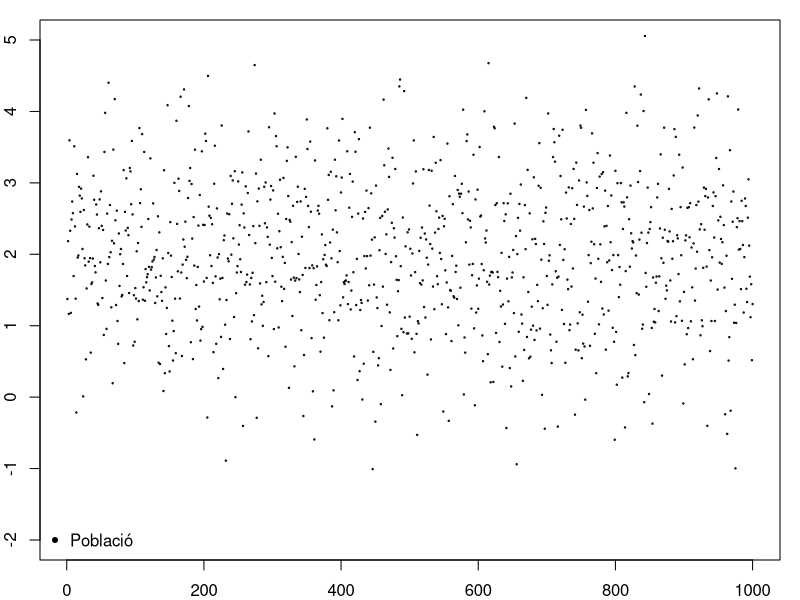
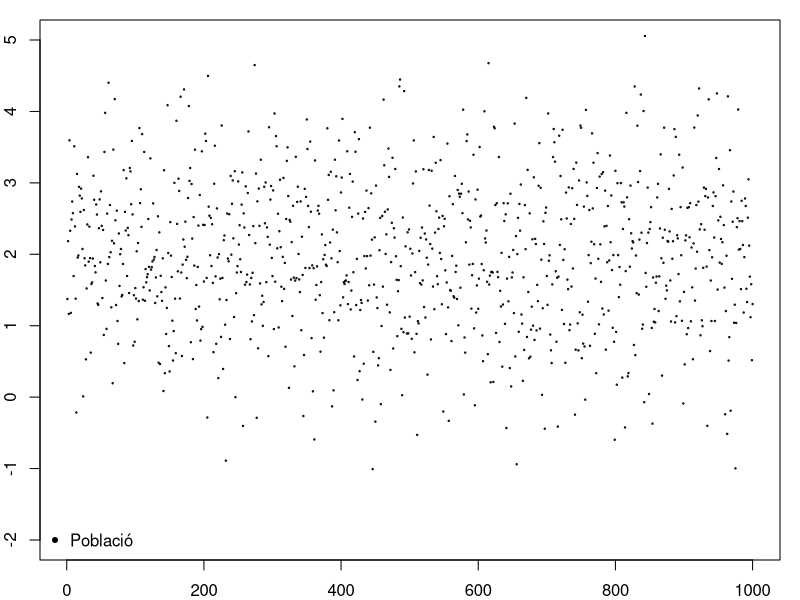
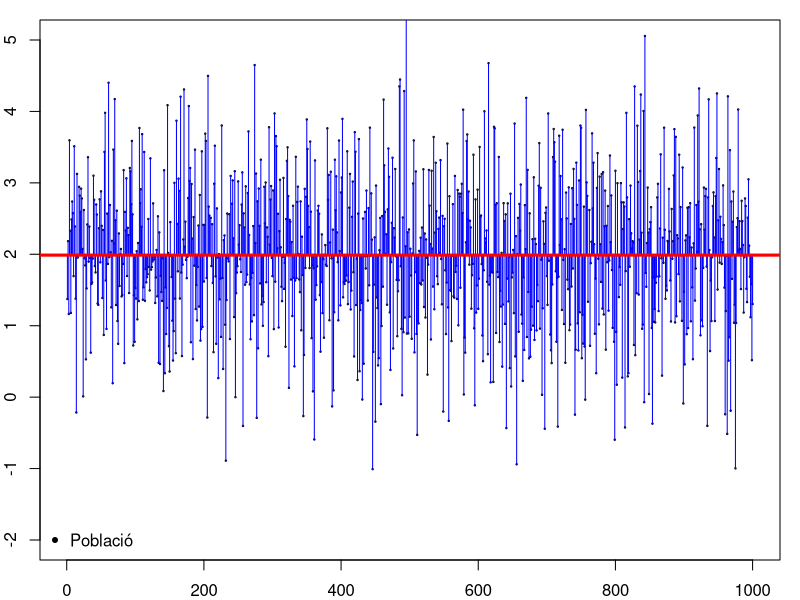
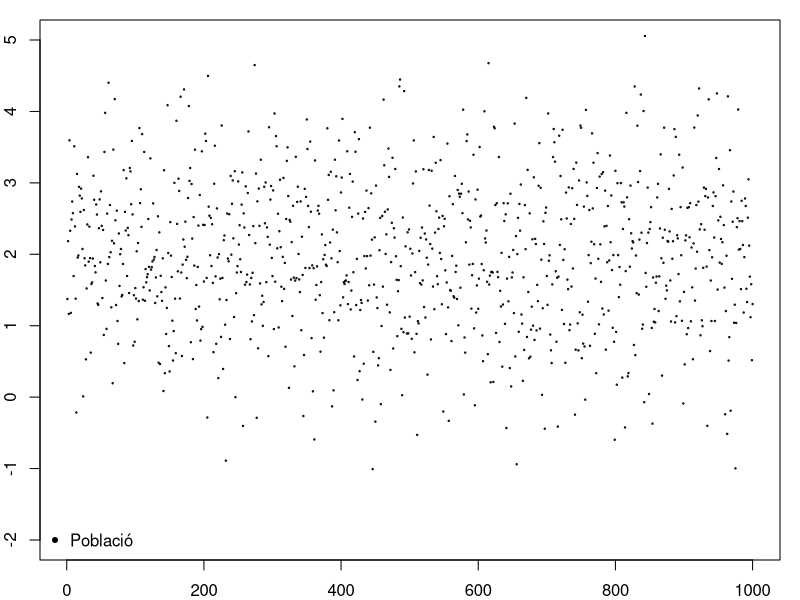
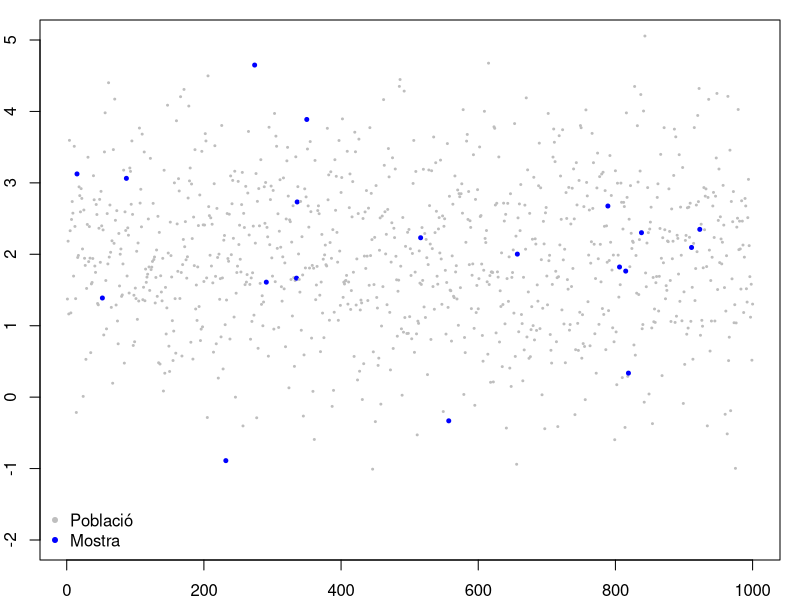
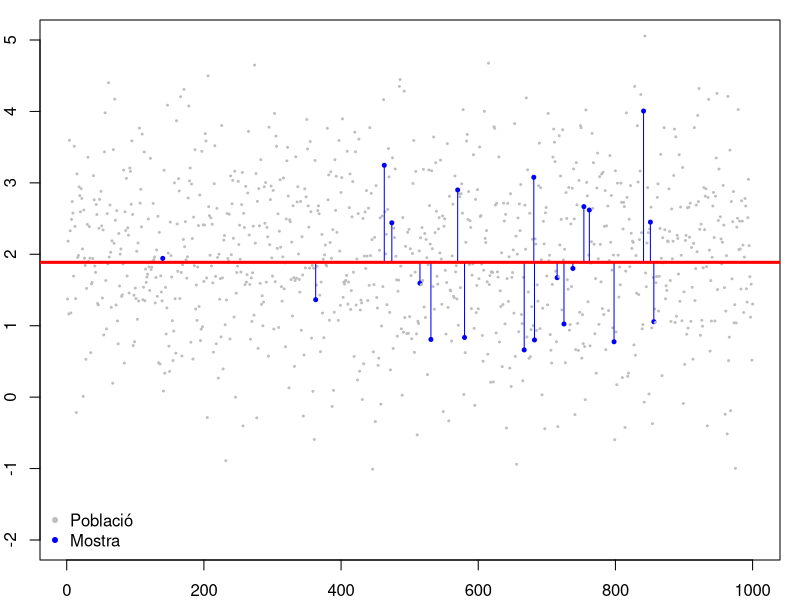
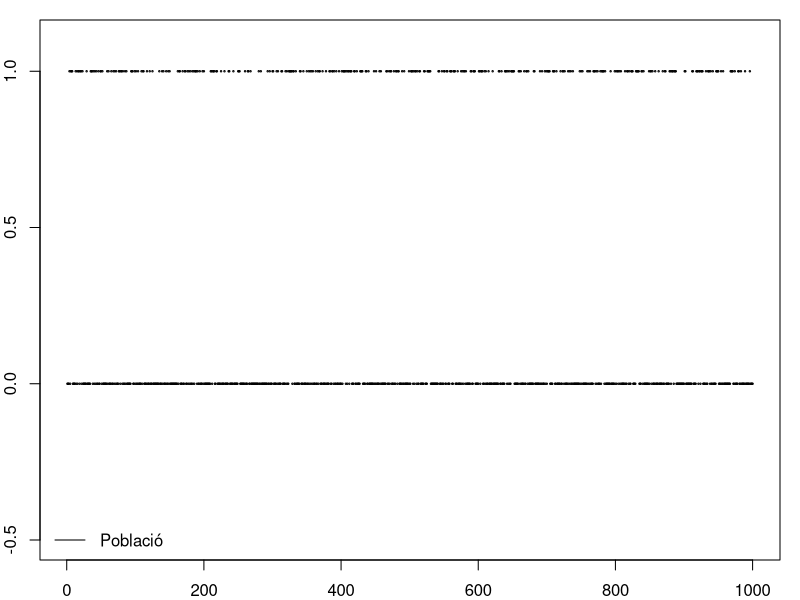
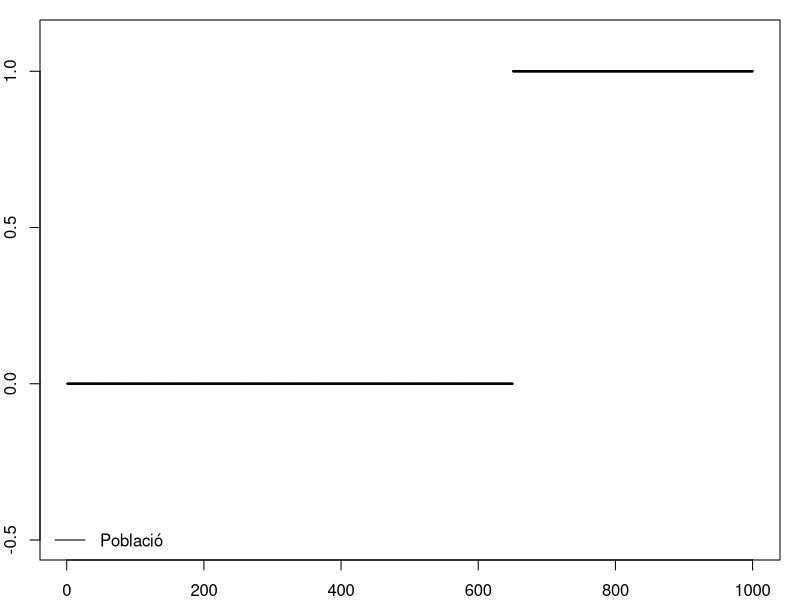

The R source for these figures, in order:
## ---- chunk 1
set.seed(1)
N = 1000
X = rnorm(N, mean=2)

p <- par(mar=c(2,2,1,1))
plot(X, cex=0.2, ylim=c(-2, 5), xlab = '')
legend('bottomleft', legend = c('Població'), col=c('black'), bty = 'n', pch=20)
par(p)
## ---- chunk 2
p <- par(mar=c(2,2,1,1))
plot(X, cex=0.2, ylim=c(-2, 5), xlab = '')
legend('bottomleft', legend = c('Població'), col=c('black'), bty = 'n', pch=20)
par(p)
## ---- chunk 3
M = mean(X)
p <- par(mar=c(2,2,1,1))
plot(X, cex=0.2, ylim=c(-2, 5), xlab = '')
legend('bottomleft', legend = c('Població'), col=c('black'), bty = 'n', pch=20)
segments(x0 = 1:N, x1 = 1:N, y0 = M, y = X, col='blue')
abline(h=M, col='red', lwd=3)
par(p)
## ---- chunk 4
p <- par(mar=c(2,2,1,1))
plot(X, cex=0.2, ylim=c(-2, 5), xlab = '')
legend('bottomleft', legend = c('Població'), col=c('black'), bty = 'n', pch=20)
par(p)
## ---- chunk 5
n = 20
sam = sample(1:N, n)
color = rep('grey', N)
color[sam] = 'blue'
cexs = rep(0.4, N)
cexs[sam] = 0.8
p <- par(mar=c(2,2,1,1))
plot(X, cex=cexs, pch=20, ylim=c(-2, 5), xlab = '', col=color)
legend('bottomleft', legend = c('Població', 'Mostra'), col=c('grey', 'blue'), bty = 'n', pch=20)
par(p)
## ---- chunk 6
n = 20
sam = sample(1:N, n)
color = rep('grey', N)
color[sam] = 'blue'
cexs = rep(0.4, N)
cexs[sam] = 0.8
xM = mean(X[sam])
p <- par(mar=c(2,2,1,1))
plot(X, cex=cexs, pch=20, ylim=c(-2, 5), xlab = '', col=color)
legend('bottomleft', legend = c('Població', 'Mostra'), col=c('grey', 'blue'), bty = 'n', pch=20)
segments(x0 = sam, x1 = sam, y0 = xM, y = X[sam], col='blue')
abline(h=xM, col='red', lwd=3)
par(p)
## ---- chunk 7
set.seed(1)
N = 1000
X = rbinom(N, size=1, p = 0.35)
M = mean(X)
p <- par(mar=c(2,2,1,1))
plot(X, cex=0.2, ylim=c(-0.5, 1.1), xlab = '')
legend('bottomleft', legend = c('Població'), col='black', lty =1, bty = 'n')
par(p)
## ---- chunk 8
X = sort(X)
p <- par(mar=c(2,2,1,1))
plot(X, cex=0.2, ylim=c(-0.5, 1.1), xlab = '')
legend('bottomleft', legend = c('Població'), col='black', lty =1, bty = 'n')
par(p)
## ---- chunk 9
p <- par(mar=c(2,2,1,1))
plot(X, cex=0.2, ylim=c(-0.5, 1.1), xlab = '')
legend('bottomleft', legend = c('Població'), col='black', lty =1, bty = 'n')
segments(x0 = 1:N, x1 = 1:N, y0 = M, y = X, col='blue')
abline(h=M, col='red', lwd=3)
par(p)
